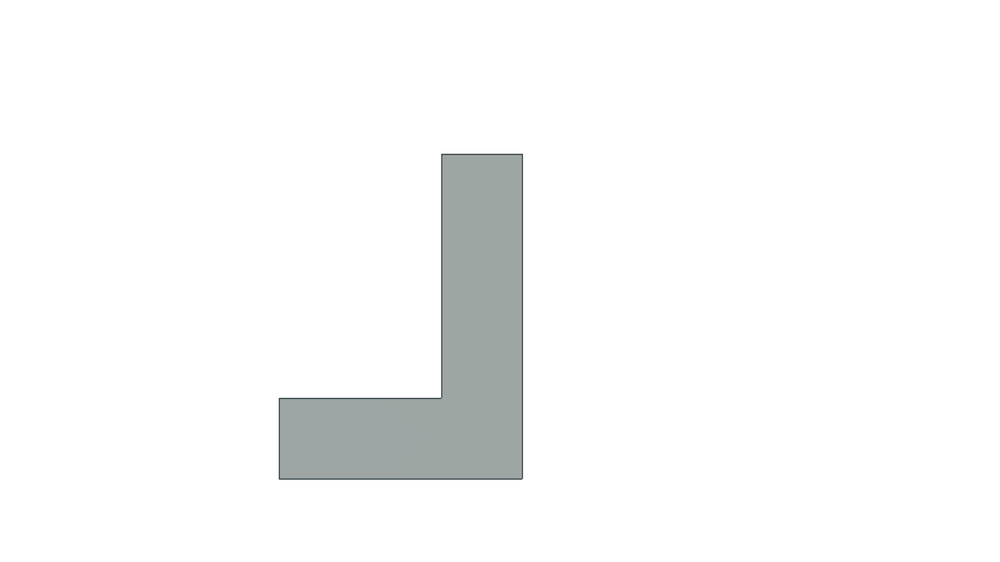
#> input picture problem statements/1/Back.png, 1000 x 562 px, shrunk from 1347 x 757 before the run
$ python 'single mapping.py'
#> lines starting #> are read from the running program, lines starting #| are printed output that depends on the picture; after the words box and inside, x2 and y2 are one past the last pixel; in counts of white or black regions, pixels touching at a corner belong together
#> the answer given: ../problem statements/1/Back.png
#> further down, img is the input picture: shape (562, 1000, 3); mean B, G, R 248.3, 248.4, 247.8
import numpy as np
import cv2
import matplotlib.pyplot as plt
ax = plt.axes(projection ='3d')
fig, (ax1, ax2) = plt.subplots(1, 2)
def coords(img):
    gray = cv2.cvtColor(img,cv2.COLOR_BGR2GRAY)
    gray =np.float32(gray)
    coords = 255*(gray < 128).astype(np.uint8)
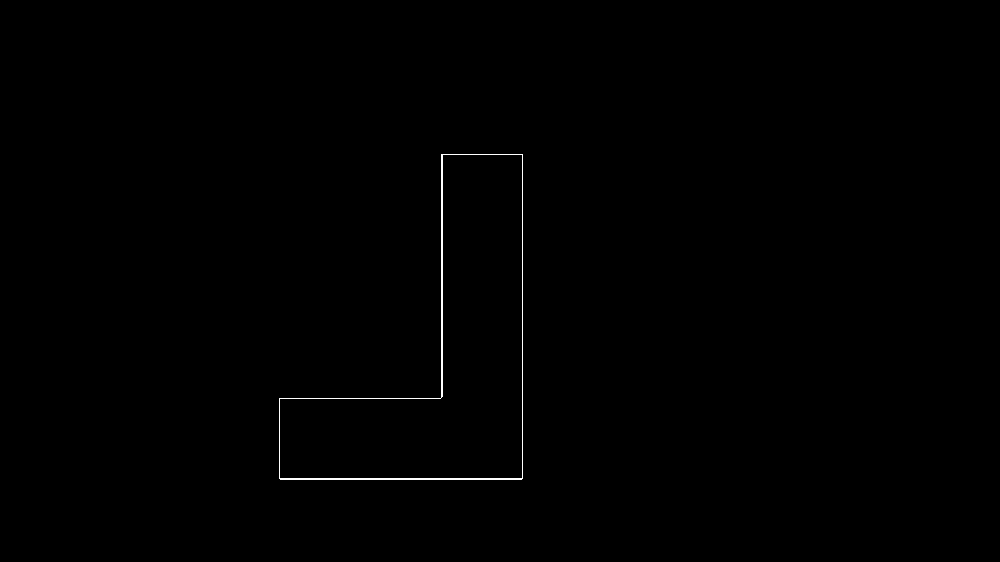
#> coords: shape (562, 1000); 0.29% white in thin lines or dots, all inside (x1, y1, x2, y2) = (279, 154, 523, 480)
    coords = cv2.findNonZero(coords)
#> coords = contour of 1617 points, box (x1, y1, x2, y2) (279, 154, 523, 480), area 6479
    x, y, w, h = cv2.boundingRect(coords)
#> x = 279; y = 154; w = 244; h = 326
    img = img[y-10:y+h+10, x-10:x+w+10]
#> img: shape (346, 264, 3)
    gray = gray[y-10:y+h+10, x-10:x+w+10]
#> gray: shape (346, 264) float32
    corn = cv2.goodFeaturesToTrack(gray, 100, 0.01, 10)
#> corn = [[253, 10], [10, 254], [172, 10], [171, 252], [10, 334], [253, 334]]
    corn = np.int0(corn)
    for corner in corn:
        x,y = corner.ravel()
        cv2.circle(img,(x,y),3,255,-1)
#> this loop made 6 passes
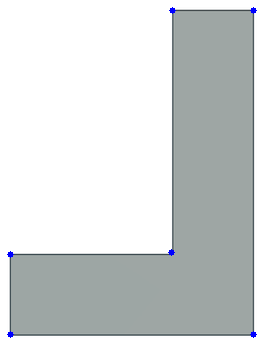
#> img: shape (346, 264, 3); mean B, G, R 213.9, 214.2, 210.5
    zs = [1 for x in corn]
#> zs = [1, 1, 1, 1, 1, 1]
    xs = [int(x[0][0]/50)*5 for x in corn]
#> xs = [25, 0, 15, 15, 0, 25]
    ys = [int((x[0][1])/50)*(5) for x in corn]
#> ys = [0, 25, 0, 25, 30, 30]
    return [xs,ys]

print('Enter Top Name:')
PATH = input()
img = cv2.imread(PATH)
Top=coords(img)
#> Top = [[25, 0, 15, 15, 0, 25], [0, 25, 0, 25, 30, 30]]
#> img: shape (562, 1000, 3)
#cv2.imshow('a',img)
for i in range(len(Top[1])):
    Top[0][i] *= -1
#> this loop made 6 passes
#> after the loop, Top = [[-25, 0, -15, -15, 0, -25], [0, 25, 0, 25, 30, 30]]
sub = min(Top[0])
#> sub = -25
for i in range(len(Top[1])):
    Top[0][i] -= sub
#> after the loop, Top = [[0, 25, 10, 10, 25, 0], [0, 25, 0, 25, 30, 30]]
ax1.scatter(Top[0],Top[1])

print(Top)
#| [[0, 25, 10, 10, 25, 0], [0, 25, 0, 25, 30, 30]]
print('Enter Bottom Name:')
PATH = input()
#> the answer given: ../problem statements/1/Bottom.png
img = cv2.imread(PATH)
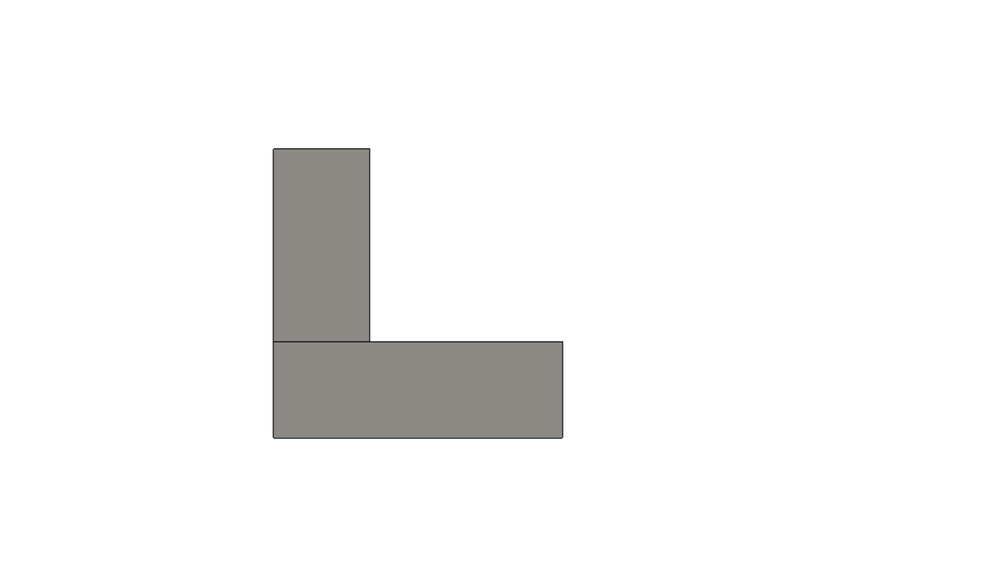
#> input picture problem statements/1/Bottom.png, 1000 x 562 px, shrunk from 1347 x 757 before the run
#> img is the input picture: shape (562, 1000, 3); mean B, G, R 244.4, 244.8, 245
Bottom = coords(img)
#> in coords (call 2), `coords = 255*(gray < 128).astype(np.uint8)`:
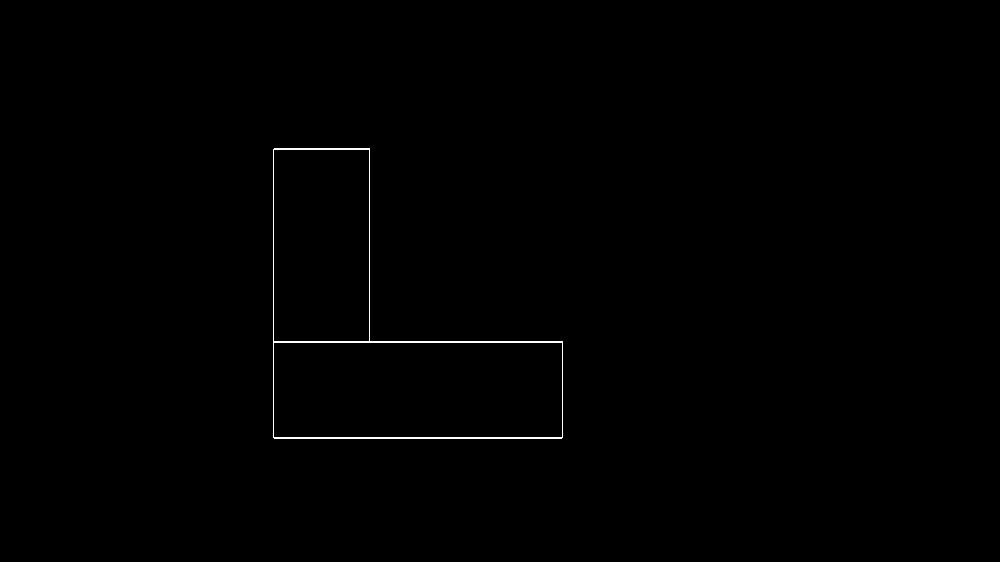
#> coords: shape (562, 1000); 0.34% white in thin lines or dots, all inside (x1, y1, x2, y2) = (273, 148, 563, 439)
#> in coords (call 2), `coords = cv2.findNonZero(coords)`: coords = contour of 1921 points, box (x1, y1, x2, y2) (273, 148, 563, 439), area 18624
#> in coords (call 2), `x, y, w, h = cv2.boundingRect(coords)`: x = 273; y = 148; w = 290; h = 291
#> in coords (call 2), `img = img[y-10:y+h+10, x-10:x+w+10]`:
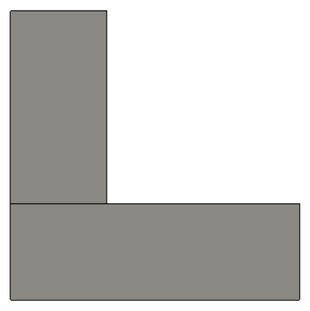
#> img: shape (311, 310, 3); mean B, G, R 193.3, 195.7, 196.6
#> in coords (call 2), `corn = cv2.goodFeaturesToTrack(gray, 100, 0.01, 10)`: corn = [[299, 204], [108, 202], [106, 11], [11, 203], [10, 11], [10, 299], [299, 299]]
#> the loop in coords (call 2), `for corner in corn:` made 7 passes
#> after the loop in coords (call 2), `for corner in corn:`:
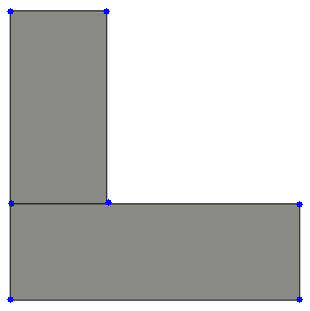
#> img: shape (311, 310, 3); 0.21% of pixels changed, all inside (x1, y1, x2, y2) = (7, 8, 303, 303)
#> in coords (call 2), `zs = [1 for x in corn]`: zs = [1, 1, 1, 1, 1, 1, 1]
#> in coords (call 2), `xs = [int(x[0][0]/50)*5 for x in corn]`: xs = [25, 10, 10, 0, 0, 0, 25]
#> in coords (call 2), `ys = [int((x[0][1])/50)*(5) for x in corn]`: ys = [20, 20, 0, 20, 0, 25, 25]
#> Bottom = [[25, 10, 10, 0, 0, 0, 25], [20, 20, 0, 20, 0, 25, 25]]
#> img: shape (562, 1000, 3)
#ax.scatter(Bottom[0],Bottom[1])
ax1.scatter(Bottom[0],Bottom[1])
#cv2.imshow('b',img)
print(Bottom)
#| [[25, 10, 10, 0, 0, 0, 25], [20, 20, 0, 20, 0, 25, 25]]
plt.show()
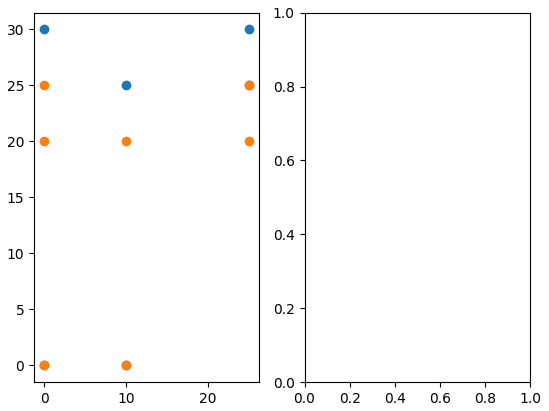
#> figure drawn by matplotlib, 1 panel
